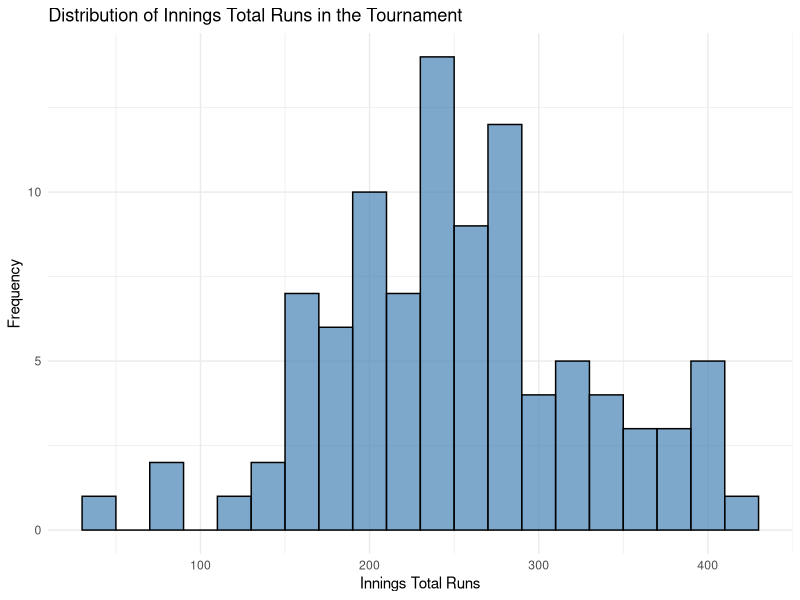
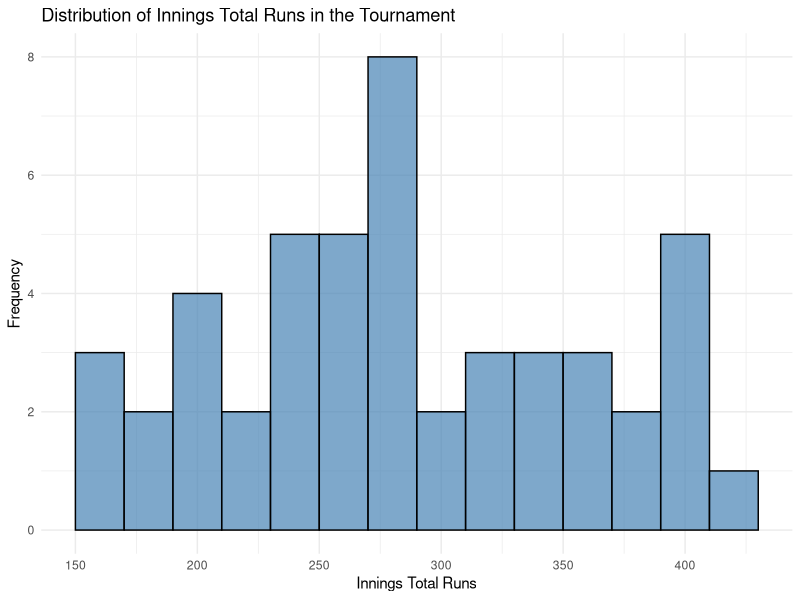
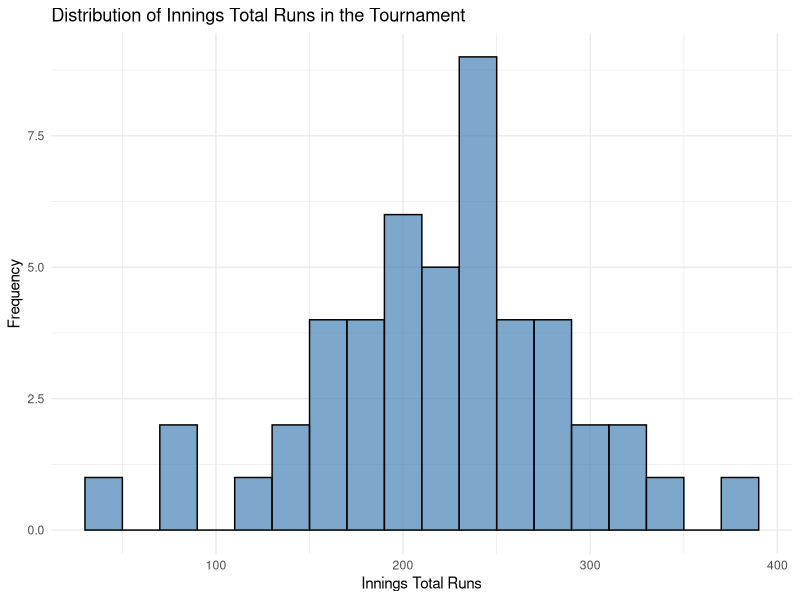
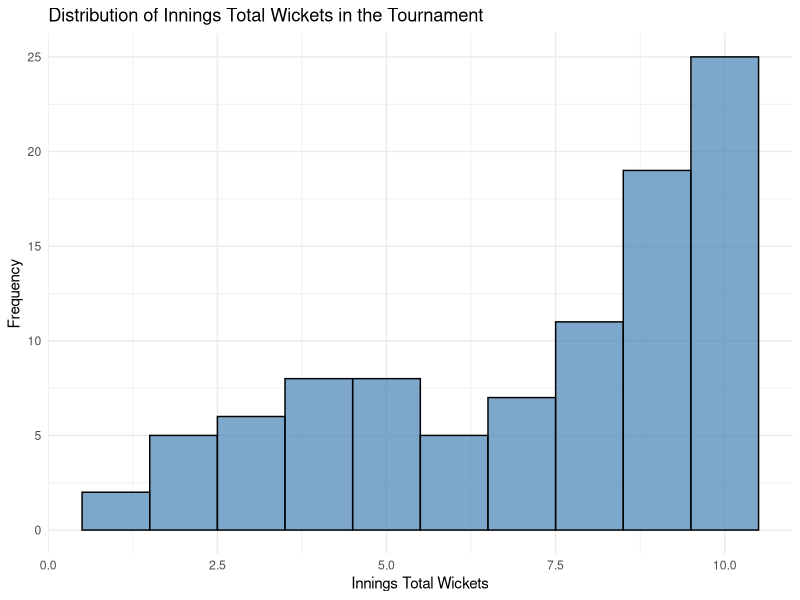
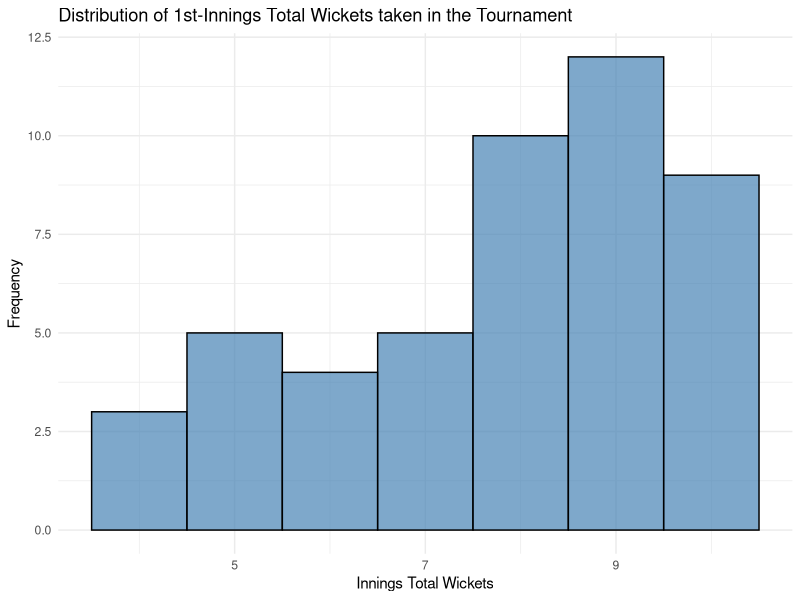
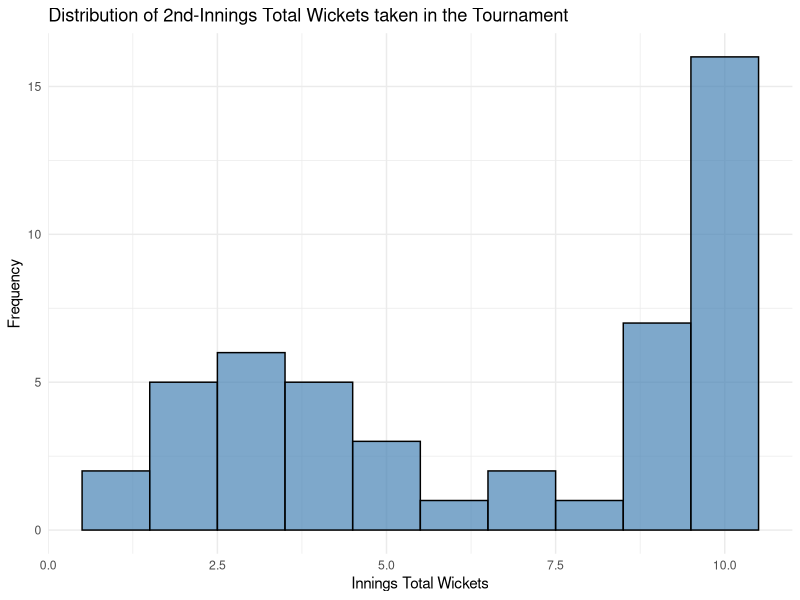
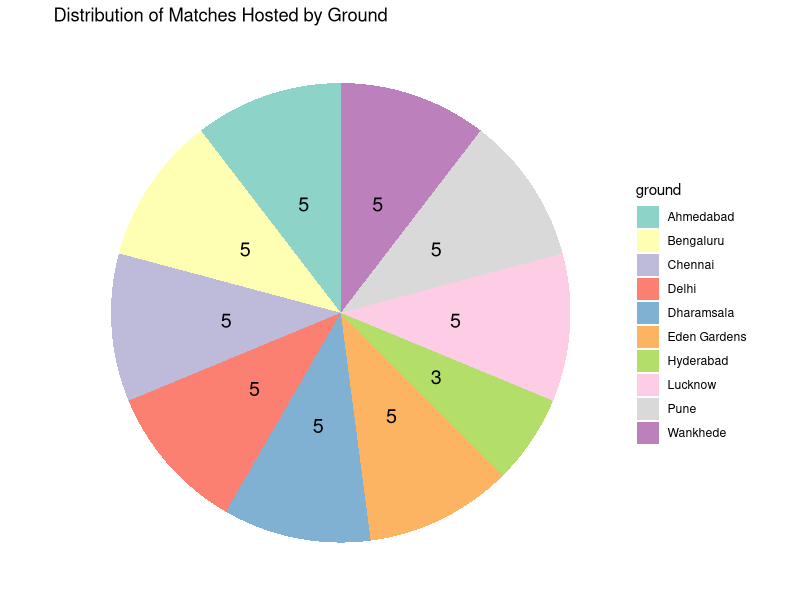
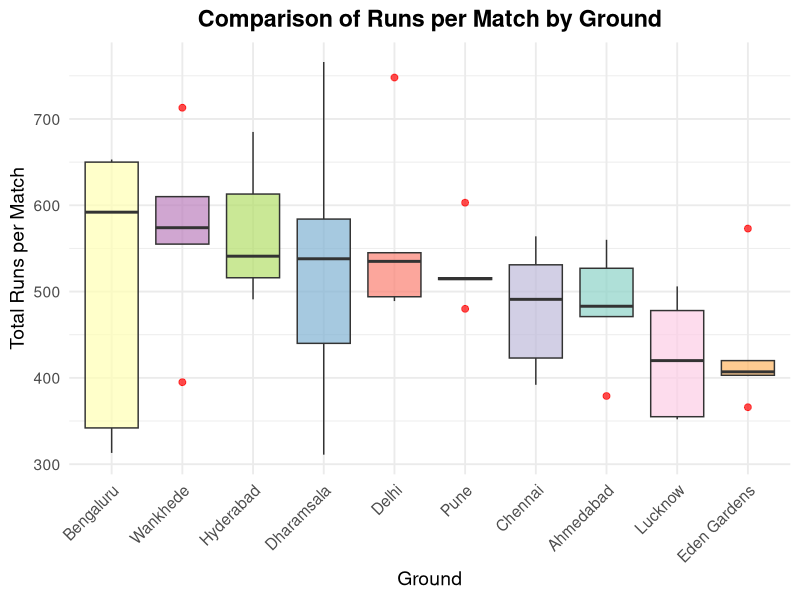

R code for these plots, in order: (Note: this script raises an error after producing the figures.)
library(readr)
library(dplyr)
library(ggplot2)
library(RColorBrewer)
library(tidyr)

data <- read_csv("./CWC23_all_innings.csv")

data$start_date <- as.Date(data$start_date, format = '%d-%b-%y')  # Convert date column to Date objects
data <- data[order(data$start_date), ]  # Sort data by date

# Separate batting and bowling data
batting_data <- data %>% filter(bat_or_bowl == "bat")
bowling_data <- data %>% filter(bat_or_bowl == "bowl")

# Create match results summarizing table
inning_summary <- bowling_data %>%
  group_by(team, opposition, ground, start_date, inns) %>%
  summarise(
    total_runs_scored = sum(runs, na.rm = TRUE),
    total_wickets_taken = sum(wkts, na.rm = TRUE)
  ) %>%
  ungroup() %>%
  arrange(start_date)

# Separate data for each inning into first and second innings
first_innings <- inning_summary %>%
  filter(inns == 1) %>%
  rename(
    team2 = team,
    team1_runs = total_runs_scored,
    team1_wickets = total_wickets_taken
  )

second_innings <- inning_summary %>%
  filter(inns == 2) %>%
  rename(
    team1 = team,
    team2_runs = total_runs_scored,
    team2_wickets = total_wickets_taken
  )

# Merge first and second innings data into a single record for each match
merged_matches <- first_innings %>%
  inner_join(second_innings, by = c("opposition" = "team1", "team2" = "opposition", "ground", "start_date")) %>%
  select(opposition, team2, ground, start_date, team1_runs, team2_runs, team1_wickets, team2_wickets)

# Rename columns for clarity
names(merged_matches) <- c("Team_1", "Team_2", "ground", "start_date", "Team1_total", "Team2_total", "Team1_wickets_fallen", "Team2_wickets_fallen")

# Add 'match_total_runs' field to indicate the sum of both teams' runs
merged_matches <- merged_matches %>%
  mutate(
    match_total_runs = Team1_total + Team2_total,
    match_total_wickets = Team1_wickets_fallen + Team2_wickets_fallen
  )

# Add a 'winner' field to indicate the winning team
merged_matches <- merged_matches %>%
  mutate(winner = case_when(
    Team1_total > Team2_total ~ Team_1,
    Team2_total > Team1_total ~ Team_2,
    TRUE ~ "Tie"
  ))

# Determine if the winning team batted first or second
merged_matches <- merged_matches %>%
  mutate(
    batting_first_winner = case_when(
      winner == Team_1 ~ "1st Innings",
      winner == Team_2 ~ "2nd Innings",
      TRUE ~ NA_character_
    )
  )

# Calculate win percentages for teams batting 1st vs. 2nd at each ground
win_summary <- merged_matches %>%
  filter(!is.na(batting_first_winner)) %>%
  group_by(ground, batting_first_winner) %>%
  summarise(
    wins = n(),
    total_matches = n_distinct(start_date)
  ) %>%
  mutate(
    win_percentage = (wins / sum(wins)) * 100
  ) %>%
  ungroup()

# Calculate win percentages by ground and inning
win_summary <- merged_matches %>%
  mutate(winning_inning = case_when(
    winner == Team_1 ~ "1st Inning",
    winner == Team_2 ~ "2nd Inning",
    TRUE ~ "Tie"
  )) %>%
  group_by(ground, winning_inning) %>%
  summarise(win_count = n()) %>%
  ungroup() %>%
  group_by(ground) %>%
  mutate(win_percentage = (win_count / sum(win_count)) * 100)

# Filter out any "Tie" matches if you don't want them in the plot
win_summary <- win_summary %>%
  filter(winning_inning != "Tie")

# Create columns to identify teams setting the target and chasing
win_summary <- merged_matches %>%
  mutate(
    setting_target = Team_1,
    chasing_target = Team_2
  ) %>%
  mutate(winning_strategy = case_when(
    winner == setting_target ~ "Target Setting",
    winner == chasing_target ~ "Target Chasing",
    TRUE ~ "Tie"
  ))

# Calculate the win percentage by strategy (target setting or chasing) for each team
win_percentage <- win_summary %>%
  group_by(Team_1, winning_strategy) %>%
  summarise(win_count = n()) %>%
  ungroup() %>%
  group_by(Team_1) %>%
  mutate(win_percentage = (win_count / sum(win_count)) * 100)

# Filter out any "Tie" matches if you don't want them in the plot
win_percentage <- win_percentage %>%
  filter(winning_strategy != "Tie")

# Aggregate bowling performance data for each team
batting_team_perfomance <- inning_summary %>%
  group_by(opposition) %>%
  summarise(
    total_batting_runs = sum(total_runs_scored, na.rm = TRUE),
    matches_played_batting = n_distinct(start_date)
  )
batting_team_perfomance <- batting_team_perfomance %>% rename(team = opposition)

bowling_team_perfomance <- inning_summary %>%
  group_by(team) %>%
  summarise(
    total_runs_against = sum(total_runs_scored, na.rm = TRUE),
    total_wickets_taken = sum(total_wickets_taken, na.rm = TRUE),
    matches_played_bowling = n_distinct(start_date)
  )

# Merge batting and bowling summaries to create a complete team performance table
team_performance <- batting_team_perfomance %>%
  left_join(bowling_team_perfomance, by = "team") %>%
  mutate(
    matches_played = coalesce(matches_played_batting, matches_played_bowling),
    batting_score_average = total_batting_runs / matches_played,
    bowling_score_average = total_runs_against / matches_played,
    wicket_taking_average = total_runs_against / total_wickets_taken
  ) %>%
  select(
    team,
    total_batting_runs,
    total_runs_against,
    total_wickets_taken,
    batting_score_average,
    bowling_score_average,
    wicket_taking_average,
    matches_played
  )

# Calculate total wins for each team
team_wins_count <- merged_matches %>%
  group_by(winner) %>%
  summarise(
    win_count = n_distinct(start_date)
  )

# Count the number of matches hosted by each ground
ground_counts <- merged_matches %>%
  count(ground)

# Calculate batting score average for each team
batting_avg <- data %>%
  group_by(team) %>%
  summarise(batting_score_avg = mean(runs, na.rm = TRUE))

# Calculate bowling score average for each team
bowling_avg <- data %>%
  filter(bat_or_bowl == "bowl") %>%
  group_by(team) %>%
  summarise(bowling_score_avg = mean(runs, na.rm = TRUE))

# Calculate average runs by ground and inning
runs_summary <- data %>%
  group_by(ground, inns) %>%
  summarise(avg_runs = mean(runs, na.rm = TRUE))

# Calculate average wickets by ground and inning
wickets_summary <- merged_matches %>%
  select(ground, Team1_wickets_fallen, Team2_wickets_fallen) %>%
  mutate(
    first_inning_wickets = Team2_wickets_fallen,
    second_inning_wickets = Team1_wickets_fallen
  ) %>%
  group_by(ground) %>%
  summarise(
    avg_first_inning_wickets = mean(first_inning_wickets, na.rm = TRUE),
    avg_second_inning_wickets = mean(second_inning_wickets, na.rm = TRUE)
  )

# Reshape wickets summary data for plotting
wickets_summary_long <- wickets_summary %>%
  pivot_longer(cols = c("avg_first_inning_wickets", "avg_second_inning_wickets"),
               names_to = "inning", values_to = "avg_wickets") %>%
  mutate(inning = case_when(
    inning == "avg_first_inning_wickets" ~ "1st Inning",
    inning == "avg_second_inning_wickets" ~ "2nd Inning"
  ))

# Calculate player contribution by runs
player_runs_contribution <- bowling_data %>%
  group_by(player, team) %>%
  summarise(
    total_runs = sum(runs, na.rm = TRUE),
    total_wickets = sum(wkts, na.rm = TRUE)
  ) %>%
  ungroup()

# Reshape player contribution data for plotting
player_contribution_long <- player_runs_contribution %>%
  pivot_longer(cols = c("total_runs", "total_wickets"),
               names_to = "contribution_type", values_to = "total_contribution") %>%
  mutate(contribution_type = case_when(
    contribution_type == "total_runs" ~ "Runs",
    contribution_type == "total_wickets" ~ "W ickets"
  ))

# Calculate top run scorers
top_run_scorers <- batting_data %>%
  group_by(player) %>%
  summarise(total_runs = sum(runs, na.rm = TRUE)) %>%
  arrange(desc(total_runs)) %>%
  slice_max(total_runs, n = 20)

# Calculate top strike rates
strike_rate_data <- batting_data %>%
  group_by(player) %>%
  summarise(
    total_runs = sum(runs, na.rm = TRUE),
    total_balls_faced = sum(bb_bf, na.rm = TRUE)
  ) %>%
  filter(total_runs > 100) %>%
  mutate(strike_rate = (total_runs / total_balls_faced) * 100) %>%
  arrange(desc(strike_rate)) %>%
  slice_max(strike_rate, n = 20)

# Calculate top batting averages
batting_average_data <- batting_data %>%
  group_by(player) %>%
  summarise(
    total_runs = sum(runs, na.rm = TRUE),
    innings_played = n(),
    not_outs = sum(not_out, na.rm = TRUE)
  ) %>%
  filter(innings_played > 3) %>%
  mutate(batting_average = total_runs / (innings_played - not_outs)) %>%
  arrange(desc(batting_average)) %>%
  slice_max(batting_average, n = 20)

# Calculate top wicket takers
wicket_takers_data <- bowling_data %>%
  group_by(player) %>%
  summarise(
    total_wickets = sum(wkts, na.rm = TRUE)
  ) %>%
  arrange(desc(total_wickets)) %>%
  slice_max(total_wickets, n = 20)

# Calculate top economical bowlers
economical_bowlers_data <- bowling_data %>%
  group_by(player) %>%
  summarise(
    total_runs_conceded = sum(runs, na.rm = TRUE),
    total_balls_bowled = sum(bb_bf, na.rm = TRUE),
    total_overs_bowled = total_balls_bowled / 6
  ) %>%
  filter(total_overs_bowled > 15) %>%
  mutate(economy_rate = total_runs_conceded / total_overs_bowled) %>%
  arrange(economy_rate) %>%
  slice_min(economy_rate, n = 20)

# Calculate top bowling averages
bowling_average_data <- bowling_data %>%
  group_by(player) %>%
  summarise(
    total_runs_conceded = sum(runs, na.rm = TRUE),
    total_wickets = sum(wkts, na.rm = TRUE)
  ) %>%
  filter(total_wickets > 5) %>%
  mutate(bowling_average = total_runs_conceded / total_wickets) %>%
  arrange(bowling_average) %>%
  slice_min(bowling_average, n = 20)

# Create plots
# ...

# Create a histogram of innings total runs to show the distribution
ggplot(inning_summary, aes(x = total_runs_scored)) + 
  geom_histogram(binwidth = 20, fill = "steelblue", color = "black", alpha = 0.7) + 
  labs(title = "Distribution of Innings Total Runs in the Tournament",
       x = "Innings Total Runs",
       y = "Frequency") + 
  theme_minimal()

# Summary statistics for innings total runs
summary(inning_summary$total_runs_scored)

# Create a histogram of 1st-innings total runs to show the distribution
ggplot(first_innings, aes(x = team1_runs)) + 
  geom_histogram(binwidth = 20, fill = "steelblue", color = "black", alpha = 0.7) + 
  labs(title = "Distribution of Innings Total Runs in the Tournament",
       x = "Innings Total Runs",
       y = "Frequency") + 
  theme_minimal()

# Summary statistics for 1st-innings total runs
summary(first_innings$team1_runs)

# Create a histogram of 2nd-innings total runs to show the distribution
ggplot(second_innings, aes(x = team2_runs)) + 
  geom_histogram(binwidth = 20, fill = "steelblue", color = "black", alpha = 0.7) + 
  labs(title = "Distribution of Innings Total Runs in the Tournament",
       x = "Innings Total Runs",
       y = "Frequency") + 
  theme_minimal()

# Summary statistics for 2nd-innings total runs
summary(second_innings$team2_runs)
#-------------------------

# Create a histogram of innings total wickets to show the distribution
ggplot(inning_summary, aes(x = total_wickets_taken)) + 
  geom_histogram(binwidth = 1, fill = "steelblue", color = "black", alpha = 0.7) + 
  labs(title = "Distribution of Innings Total Wickets in the Tournament",
       x = "Innings Total Wickets",
       y = "Frequency") + 
  theme_minimal()

# Summary statistics for innings total wickets
summary(inning_summary$total_wickets_taken)

# Create a histogram of 1st-innings total wickets to show the distribution
ggplot(first_innings, aes(x = team1_wickets)) + 
  geom_histogram(binwidth = 1, fill = "steelblue", color = "black", alpha = 0.7) + 
  labs(title = "Distribution of 1st-Innings Total Wickets taken in the Tournament",
       x = "Innings Total Wickets",
       y = "Frequency") + 
  theme_minimal()

# Summary statistics for 1st-innings total wickets
summary(first_innings$team1_wickets)

# Create a histogram of 2nd-innings total wickets to show the distribution
ggplot(second_innings, aes(x = team2_wickets)) + 
  geom_histogram(binwidth = 1, fill = "steelblue", color = "black", alpha = 0.7) + 
  labs(title = "Distribution of 2nd-Innings Total Wickets taken in the Tournament",
       x = "Innings Total Wickets",
       y = "Frequency") + 
  theme_minimal()

# Summary statistics for 2nd-innings total wickets
summary(second_innings$team2_wickets)
#----------------------------------

# Create a pie chart to show the distribution of matches hosted by each ground
ggplot(ground_counts, aes(x = "", y = n, fill = ground)) + 
  geom_bar(width = 1, stat = "identity") + 
  coord_polar(theta = "y") + 
  labs(title = "Distribution of Matches Hosted by Ground") + 
  theme_void() + 
  scale_fill_brewer(palette = "Set3") +  # Optional: Choose different color palettes
  geom_text(aes(label = n), 
            position = position_stack(vjust = 0.5), 
            color = "black", size = 5)  # Adjust text color and size as needed
#-------------------------------------------

# Create a box plot to compare runs per match across different grounds
ggplot(merged_matches, aes(x = reorder(ground, -match_total_runs, FUN = median), y = match_total_runs, fill = ground)) + 
  geom_boxplot(outlier.colour = "red", outlier.size = 2, alpha = 0.7) + 
  scale_fill_brewer(palette = "Set3") +  # Adding color palette
  theme_minimal(base_size = 14) +  # Increase font size for better readability
  labs(
    title = "Comparison of Runs per Match by Ground",
    x = "Ground",
    y = "Total Runs per Match",
    fill = "Ground"
  ) + 
  theme(
    axis.text.x = element_text(angle = 45, hjust = 1, vjust = 1),  # Rotate x-axis labels for readability
    plot.title = element_text(hjust = 0.5, face = "bold"),  # Center and bold the title
    legend.position = "none"  # Remove legend for cleaner look
  ) 
#----------------------------------------------

# Create a box plot to compare wickets per match across different grounds
ggplot(merged_matches, aes(x = ground, y = match_total_wickets, fill = ground)) + 
  geom_boxplot(outlier.shape = NA, color = "black") +  # Box plot with no outlier points shown
  labs(
    title = "Comparison of Total Wickets Per Match Across Grounds",
    x = "Ground",
    y = "Total Wickets Per Match"
  ) + 
  scale_fill_brewer(palette = "Set3") +  # Attractive color palette
  theme_minimal() +                      # Clean minimal theme
  theme(
    axis.text.x = element_text(angle = 45, hjust = 1), # Rotate x-axis labels for better readability
    plot.title = element_text(size = 14, face = "bold") # Enhance title font
  )
#------------------------------------------------

# Create bar plot of Batting Score Averages by team
ggplot(team_performance, aes(x = reorder(team, batting_score_average), y = batting_score_average, fill = team)) +
  geom_bar(stat = "identity", color = "black", show.legend = FALSE) +
  coord_flip() +
  labs(
    title = "Batting Score Averages of Teams",
    x = "Team",
    y = "Batting Score Average"
  ) +
  theme_minimal() +
  theme(axis.text.x = element_text(angle = 45, hjust = 1)) +
  scale_fill_brewer(palette = "Set3")

# Create bar plot of Bowling Score Averages by team
ggplot(team_performance, aes(x = reorder(team, -bowling_score_average), y = bowling_score_average, fill = team)) +
  geom_bar(stat = "identity", color = "black", show.legend = FALSE) +
  coord_flip() +
  labs(
    title = "Score Averages against Teams",
    x = "Team vs.",
    y = "Bowling Score Average"
  ) +
  theme_minimal() +
  theme(axis.text.x = element_text(angle = 45, hjust = 1)) +
  scale_fill_brewer(palette = "Set3")

# Create bar plot of total runs scored by each team
ggplot(team_performance, aes(x = reorder(team, -total_batting_runs), y = total_batting_runs, fill = team)) +
  geom_bar(stat = "identity", color = "black", show.legend = FALSE) +
  labs(
    title = "Total Runs Scored by Each Team",
    x = "Team",
    y = "Total Runs Scored"
  ) +
  theme_minimal() +
  theme(axis.text.x = element_text(angle = 45, hjust = 1)) +
  scale_fill_brewer(palette = "Set3")

# Create bar plot of total wickets taken by each team
ggplot(team_performance, aes(x = reorder(team, -total_wickets_taken), y = total_wickets_taken, fill = team)) +
  geom_bar(stat = "identity", color = "black", show.legend = FALSE) +
  labs(
    title = "Total Wickets Taken by Each Team",
    x = "Team",
    y = "Total Wickets Taken"
  ) +
  theme_minimal() +
  theme(axis.text.x = element_text(angle = 45, hjust = 1)) +
  scale_fill_brewer(palette = "Set3")

# Create bar plot of Wicket-Taking Average by team
ggplot(team_performance, aes(x = reorder(team, -wicket_taking_average), y = wicket_taking_average, fill = team)) +
  geom_bar(stat = "identity", color = "black", show.legend = FALSE) +
  coord_flip() +
  labs(
    title = "Wicket-Taking Averages of Teams",
    x = "Team",
    y = "Wicket-Taking Average"
  ) +
  theme_minimal() +
  theme(axis.text.x = element_text(angle = 45, hjust = 1)) +
  scale_fill_brewer(palette = "Set1")

# Create bar plot will show the total number of wins for each team
ggplot(team_wins_count, aes(x = reorder(winner, -win_count), y = win_count, fill = winner)) +
  geom_bar(stat = "identity", color = "black", show.legend = FALSE) +
  labs(
    title = "Total wins of Teams",
    x = "Team",
    y = "Win Count"
  ) +
  theme_minimal() +
  theme(axis.text.x = element_text(angle = 45, hjust = 1)) +
  scale_fill_brewer(palette = "Paired")

# Create bar graph of the top run scorers
ggplot(top_run_scorers, aes(x = reorder(player, total_runs), y = total_runs, fill = total_runs)) +
  geom_bar(stat = "identity") +
  coord_flip() +
  labs(title = "Top Run Scorers of the Tournament", x = "Player Name", y = "Total Runs") +
  theme_minimal() +
  scale_fill_gradient(low = "lightblue", high = "darkblue")

# Create bar graph for top strike rates
ggplot(strike_rate_data, aes(x = reorder(player, strike_rate), y = strike_rate, fill = strike_rate)) +
  geom_bar(stat = "identity") +
  coord_flip() +
  labs(title = "Top Players by Strike Rate (Runs > 100)", x = "Player Name", y = "Strike Rate") +
  theme_minimal() +
  scale_fill_gradient(low = "lightgreen", high = "darkgreen")

# Create bar graph for top averages
ggplot(batting_average_data, aes(x = reorder(player, batting_average), y = batting_average, fill = batting_average)) +
  geom_bar(stat = "identity") +
  coord_flip() +
  labs(title = "Top Players by Batting Average (Innings > 3)", x = "Player Name", y = "Batting Average") +
  theme_minimal() +
  scale_fill_gradient(low = "lightcoral", high = "darkred")

# Create bar graph for top wicket-takers
ggplot(wicket_takers_data, aes(x = reorder(player, total_wickets), y = total_wickets, fill = total_wickets)) +
  geom_bar(stat = "identity") +
  coord_flip() +
  labs(title = "Top Wicket Takers of the Tournament", x = "Player Name", y = "Total Wickets") +
  theme_minimal() +
  scale_fill_gradient(low = "lightblue", high = "darkblue")

# Create bar graph for top economical bowlers
ggplot(economical_bowlers_data, aes(x = reorder(player, -economy_rate), y = economy_rate, fill = economy_rate)) +
  geom_bar(stat = "identity") +
  coord_flip() +
  labs(title = "Top Economical Bowlers (Bowled > 15 Overs)", x = "Player Name", y = "Economy Rate") +
  theme_minimal() +
  scale_fill_gradient(low = "lightcoral", high = "darkred")

# Create bar graph for top bowling averages
ggplot(bowling_average_data, aes(x = reorder(player, -bowling_average), y = bowling_average, fill = bowling_average)) +
  geom_bar(stat = "identity") +
  coord_flip() +
  labs(title = "Top Bowlers by Bowling Average (More Than 5 Wickets)", x = "Player Name", y = "Bowling Average") +
  theme_minimal () +
  scale_fill_gradient(low = "lightcoral", high = "darkred")

# Create bar plot for batting average by Ground
ggplot(runs_summary, aes(x = ground, y = avg_runs, fill = factor(inns))) +
  geom_bar(stat = "identity", position = "dodge") +
  labs(title = "Average Runs in 1st vs 2nd Innings by Ground", x = "Ground", y = "Average Runs", fill = "Inning") +
  theme(axis.text.x = element_text(angle = 45, hjust = 1))

# Create scatter plot of 1st innings runs vs 2nd innings runs for each ground
ggplot(merged_matches, aes(x = Team1_total, y = Team2_total, color = ground)) +
  geom_point(size = 3, alpha = 0.7) +
  geom_abline(intercept = 0, slope = 1, linetype = "dashed", color = "black") +
  labs(title = "Runs in 1st Innings vs 2nd Innings by Ground", x = "Runs in 1st Innings", y = "Runs in 2nd Innings", color = "Ground") +
  theme_minimal() +
  theme(plot.title = element_text(hjust = 0.5, size = 14), legend.position = "right")

# Create bar plot for win percentage by ground and winning inning
ggplot(win_summary, aes(x = ground, y = win_percentage, fill = winning_inning)) +
  geom_bar(stat = "identity", position = "dodge") +
  labs(title = "Win Percentage of 1st vs 2nd Innings by Ground", x = "Ground", y = "Win Percentage", fill = "Winning Inning") +
  theme(axis.text.x = element_text(angle = 45, hjust = 1))

# Create bar chart showing win percentages for teams batting 1st vs 2nd at each ground
ggplot(win_summary, aes(x = ground, y = win_percentage, fill = batting_first_winner)) +
  geom_bar(stat = "identity", position = "dodge") +
  labs(title = "Win Percentages for Teams Batting 1st vs 2nd at Each Ground", x = "Ground", y = "Win Percentage (%)", fill = "Batting Order") +
  theme_minimal() +
  theme(axis.text.x = element_text(angle = 45, hjust = 1), plot.title = element_text(hjust = 0.5, size = 14)) +
  scale_fill_manual(values = c("1st Innings" = "blue", "2nd Innings" = "red"))

# Create bar plot for wickets per inning by ground
ggplot(wickets_summary_long, aes(x = ground, y = avg_wickets, fill = inning)) +
  geom_bar(stat = "identity", position = "dodge") +
  labs(title = "Average Wickets in 1st vs 2nd Inning by Ground", x = "Ground", y = "Average Wickets Taken", fill = "Inning") +
  theme(axis.text.x = element_text(angle = 45, hjust = 1))

# Create scatter plot of wickets fallen in 1st innings vs 2nd innings for each ground
ggplot(merged_matches, aes(x = Team1_wickets_fallen, y = Team2_wickets_fallen, color = ground)) +
  geom_point(size = 3, alpha = 0.7) +
  labs(title = "Wickets Fallen in 1st Innings vs 2nd Innings by Ground", x = "Wickets Fallen in 1st Innings", y = "Wickets Fallen in 2nd Innings", color = "Ground") +
  theme_minimal() +
  theme(plot.title = element_text(hjust = 0.5, size = 14), legend.position = "right")

# Create bar plot for win percentage by strategy (target setting or chasing)
ggplot(win_percentage, aes(x = Team_1, y = win_percentage, fill = winning_strategy)) +
  geom_bar(stat = "identity", position = "dodge") +
  labs(title = "Win Percentage by Target Setting vs Target Chasing", x = "Team", y = "Win Percentage", fill = "Strategy") +
  theme(axis.text.x = element_text(angle = 45, hjust = 1))
